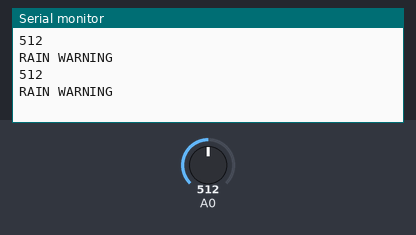
Recording of a sketch running on a simulated Arduino Uno, built with avr-gcc and run on an emulated ATmega328P. On the bench: the last lines printed to the serial monitor. Inputs (shaded band) come from the test bench; at power-on: A0 = 512.

Above: at 1.8 s.
1.9 s: A0 set to 675
At 2.5 s:
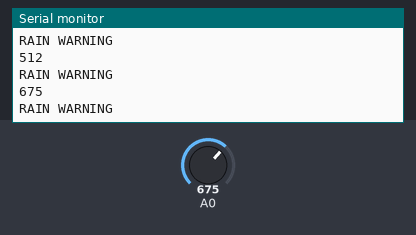
3.4 s: A0 set to 700
At 4.8 s:
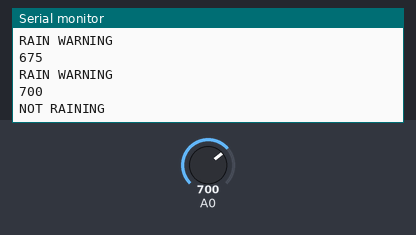
Timing chart, 0 to 6.4 s (numbered marks = the images above; inputs shaded):
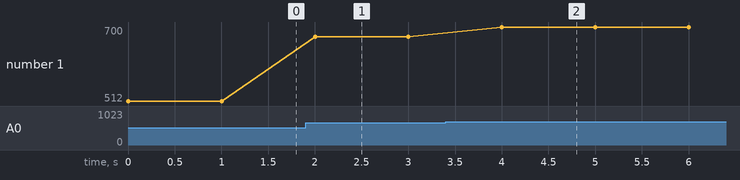

The sketch:

Rain_Detector.ino
```cpp
const int sensorMin = 0;
const int sensorMax = 1024;
void setup()
{
  Serial.begin(9600);
}

void loop()
{
  int sensorReading = analogRead(A0);
  int range = map(sensorReading, sensorMin, sensorMax, 0, 3);
  Serial.println(sensorReading);//Actual Reading
  switch (range)
    {
      case 0:
        Serial.println("RAINING");
        break;

      case 1:
        Serial.println("RAIN WARNING");
        break;

      case 2:
        Serial.println("NOT RAINING");
        break;
    }
  delay(1000);
}
```

Measured:
- the behaviour switches between 682 and 683 on A0 (found by bisection; images 1 and 2)
- after the input at 1.9 s, the serial monitor: prints a new line after 0.10 s (image 1)
- after the input at 3.4 s, the serial monitor: prints a new line after 0.60 s (image 2)
- plotted number 1: 512 → 675 after the input at 1.9 s, 675 → 700 after the input at 3.4 s
